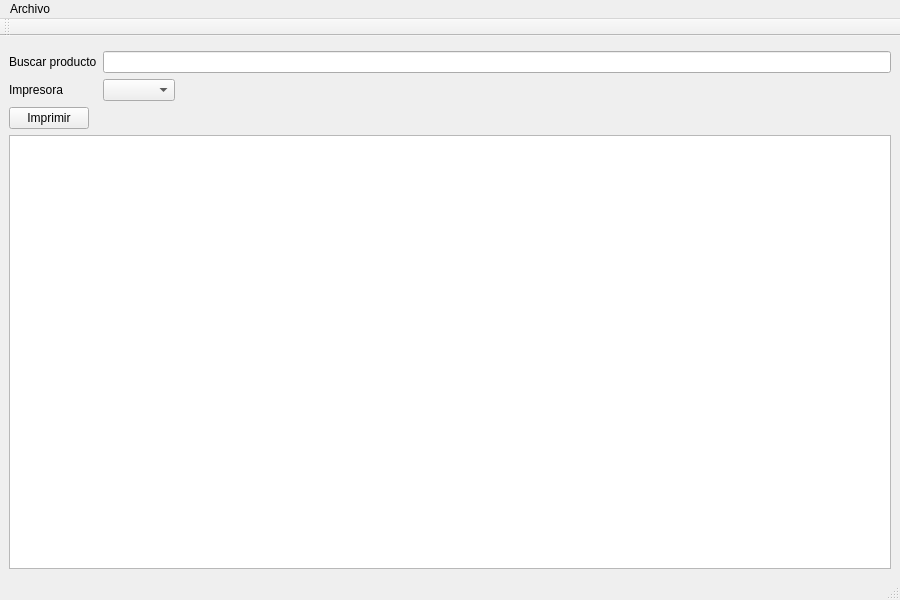
<?xml version="1.0" encoding="UTF-8"?>
<ui version="4.0">
 <class>MainWindow</class>
 <widget class="QMainWindow" name="MainWindow">
  <property name="geometry">
   <rect>
    <x>0</x>
    <y>0</y>
    <width>900</width>
    <height>600</height>
   </rect>
  </property>
  <property name="windowTitle">
   <string>Medica+Mecanica::Generador De Etiquetas</string>
  </property>
  <widget class="QWidget" name="centralwidget">
   <layout class="QVBoxLayout" name="verticalLayout" stretch="0,0,0">
    <property name="sizeConstraint">
     <enum>QLayout::SetMinimumSize</enum>
    </property>
    <item>
     <layout class="QFormLayout" name="formLayout">
      <property name="sizeConstraint">
       <enum>QLayout::SetMinAndMaxSize</enum>
      </property>
      <property name="fieldGrowthPolicy">
       <enum>QFormLayout::ExpandingFieldsGrow</enum>
      </property>
      <item row="1" column="1">
       <layout class="QHBoxLayout" name="horizontalLayout_2"/>
      </item>
      <item row="2" column="0">
       <widget class="QLabel" name="label">
        <property name="text">
         <string>Buscar producto</string>
        </property>
       </widget>
      </item>
      <item row="2" column="1">
       <widget class="QLineEdit" name="txtSearch">
        <property name="text">
         <string/>
        </property>
       </widget>
      </item>
      <item row="3" column="0">
       <widget class="QLabel" name="label_2">
        <property name="text">
         <string>Impresora</string>
        </property>
       </widget>
      </item>
      <item row="3" column="1">
       <widget class="QComboBox" name="cb_printers"/>
      </item>
     </layout>
    </item>
    <item>
     <layout class="QHBoxLayout" name="horizontalLayout">
      <item>
       <widget class="QPushButton" name="btnPrint">
        <property name="text">
         <string>Imprimir</string>
        </property>
       </widget>
      </item>
      <item>
       <spacer name="horizontalSpacer">
        <property name="orientation">
         <enum>Qt::Horizontal</enum>
        </property>
        <property name="sizeHint" stdset="0">
         <size>
          <width>40</width>
          <height>20</height>
         </size>
        </property>
       </spacer>
      </item>
     </layout>
    </item>
    <item>
     <widget class="QTableView" name="tableView"/>
    </item>
   </layout>
  </widget>
  <widget class="QMenuBar" name="menubar">
   <property name="geometry">
    <rect>
     <x>0</x>
     <y>0</y>
     <width>900</width>
     <height>22</height>
    </rect>
   </property>
   <widget class="QMenu" name="menuArchivo">
    <property name="title">
     <string>Archivo</string>
    </property>
    <addaction name="separator"/>
    <addaction name="action_Abrir_modelo_etiqueta"/>
   </widget>
   <addaction name="menuArchivo"/>
  </widget>
  <widget class="QStatusBar" name="statusbar"/>
  <widget class="QToolBar" name="toolBar">
   <property name="windowTitle">
    <string>toolBar</string>
   </property>
   <attribute name="toolBarArea">
    <enum>TopToolBarArea</enum>
   </attribute>
   <attribute name="toolBarBreak">
    <bool>false</bool>
   </attribute>
  </widget>
  <action name="action_Abrir_modelo_etiqueta">
   <property name="text">
    <string>&amp;Abrir modelo etiqueta</string>
   </property>
  </action>
 </widget>
 <resources/>
 <connections>
  <connection>
   <sender>action_Abrir_modelo_etiqueta</sender>
   <signal>triggered()</signal>
   <receiver>MainWindow</receiver>
   <slot>openLabelDesign()</slot>
   <hints>
    <hint type="sourcelabel">
     <x>-1</x>
     <y>-1</y>
    </hint>
    <hint type="destinationlabel">
     <x>399</x>
     <y>299</y>
    </hint>
   </hints>
  </connection>
 </connections>
 <slots>
  <slot>openLabelDesign()</slot>
 </slots>
</ui>
